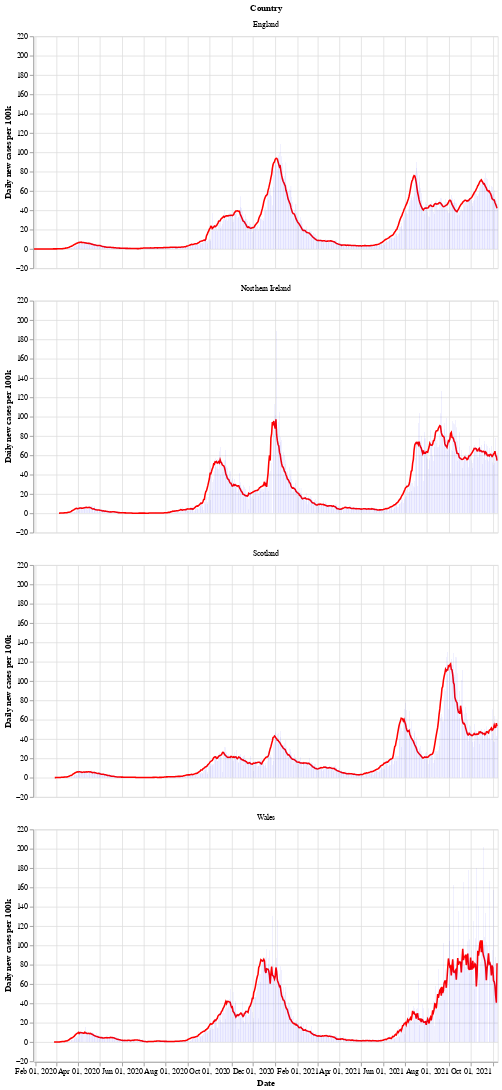

Notebook code for this chart:
### Markdown cell above
Next is a bar chart of the number of new cases in each country (per 100k population), with the 7 day moving average of cases. Again we see that Wales saw a longer period of raising and falling cases compared to the other countries.

After a period of cases falling, each nation is now seeing a rise in the number of cases - especially in Wales.

### Code cell
# collapse
bars = alt.Chart(uk_cases).mark_bar().encode(
    x=alt.X("yearmonthdate(date):T", axis=alt.Axis(title='Date')),
    y=alt.Y("newCasesRate:Q", axis=alt.Axis(title='Daily new cases per 100k')),
    tooltip='newCasesRate',
    color=alt.condition(
        alt.datum.dailyChange > 0,
        alt.value("orange"),  # The positive color
        alt.value("blue")  # The negative color
    )
).properties(title='New cases per 100k population with rolling 7 day average', width=600).interactive()
line = alt.Chart(uk_cases).mark_line(
    color='red',
    size=2,
).transform_window(
    rolling_mean='mean(newCasesRate)',
    frame=[0, 7],
    groupby=['areaName']
).encode(
    x='yearmonthdate(date):T',
    y='rolling_mean:Q'
)
alt.layer(line, bars, data=uk_cases).facet(alt.Row('areaName', title='Country'), columns=1)

### Figure 1 — Vega-Lite specification as saved in the notebook (floating-point values rounded to 4 significant figures; data arrays with more than 128 entries replaced by an {"elided": "..."} marker saying what was removed)
{"config": {"view": {"continuousWidth": 400, "continuousHeight": 300}}, "data": {"name": "data-892e0dfedaca7bcaab3424ce5c416bbe"}, "facet": {"type": "nominal", "field": "areaName", "title": "Country"}, "spec": {"layer": [{"mark": {"type": "line", "color": "red", "size": 2}, "encoding": {"x": {"type": "temporal", "field": "date", "timeUnit": "yearmonthdate"}, "y": {"type": "quantitative", "field": "rolling_mean"}}, "transform": [{"window": [{"op": "mean", "field": "newCasesRate", "as": "rolling_mean"}], "frame": [0, 7], "groupby": ["areaName"]}]}, {"mark": "bar", "encoding": {"color": {"condition": {"value": "orange", "test": "(datum.dailyChange > 0)"}, "value": "blue"}, "tooltip": {"type": "quantitative", "field": "newCasesRate"}, "x": {"type": "temporal", "axis": {"title": "Date"}, "field": "date", "timeUnit": "yearmonthdate"}, "y": {"type": "quantitative", "axis": {"title": "Daily new cases per 100k"}, "field": "newCasesRate"}}, "selection": {"selector002": {"type": "interval", "bind": "scales", "encodings": ["x", "y"]}}, "title": "New cases per 100k population with rolling 7 day average", "width": 600}]}, "columns": 1, "$schema": "https://vega.github.io/schema/vega-lite/v4.8.1.json", "datasets": {"data-892e0dfedaca7bcaab3424ce5c416bbe": {"elided": "2500 records"}}}
